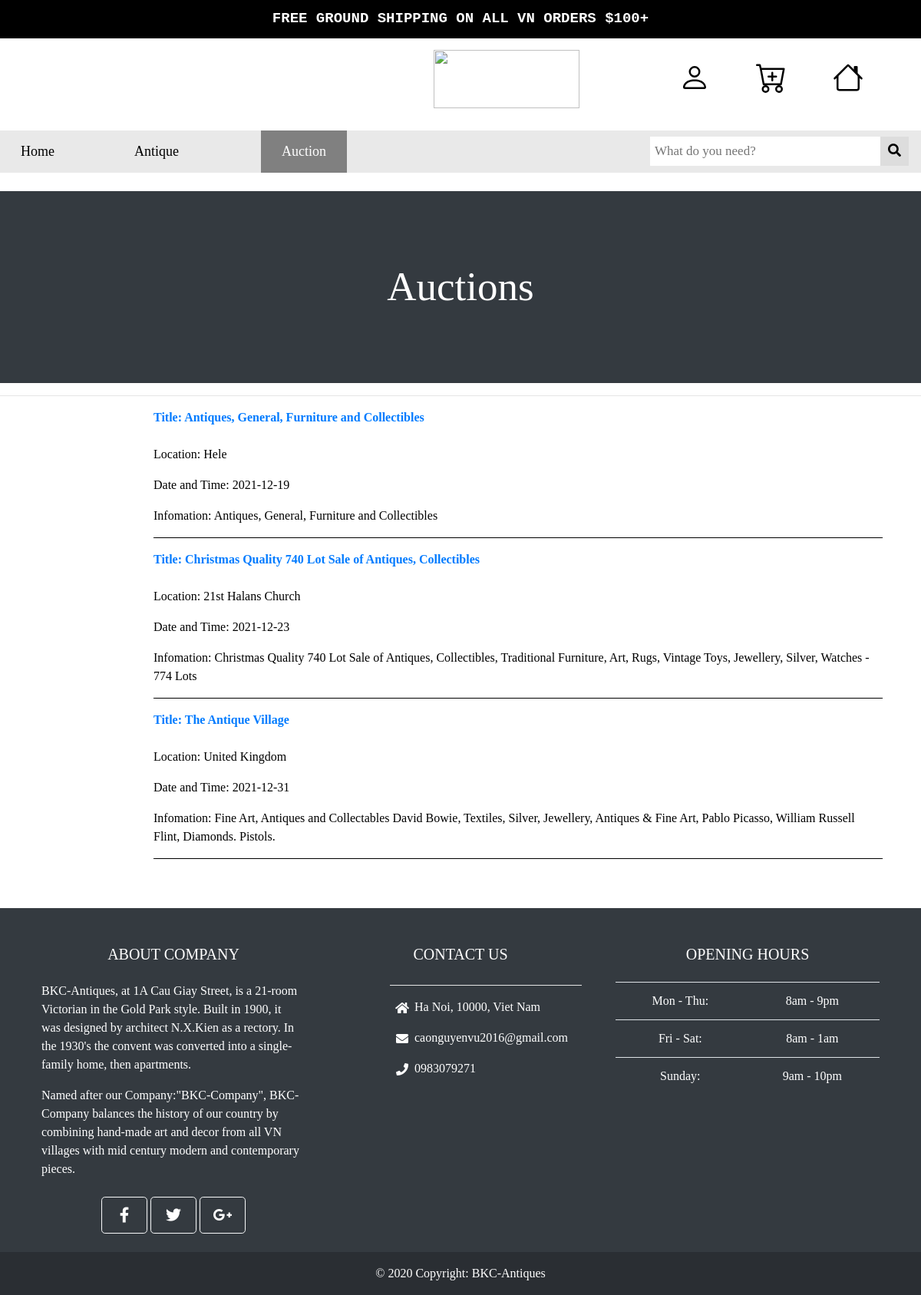
/customer/auction.php, run on the app's committed database.
### tables this page shows
CREATE TABLE `auction` (
  `id` int(11) NOT NULL,
  `title` varchar(200) NOT NULL,
  `location` varchar(200) NOT NULL,
  `time` date NOT NULL,
  `description` varchar(200) NOT NULL,
  `status` tinyint(1) NOT NULL
);

### customer/auction.php (the view, shortened to what this page needs)
<!DOCTYPE html>
<html>
<head>
	<link rel="stylesheet" href="https://cdnjs.cloudflare.com/ajax/libs/font-awesome/4.7.0/css/font-awesome.min.css">
	<link rel="stylesheet" href="https://maxcdn.bootstrapcdn.com/bootstrap/4.5.2/css/bootstrap.min.css">
	<link rel="stylesheet" href="https://stackpath.bootstrapcdn.com/bootstrap/4.3.1/css/bootstrap.min.css">
	<link href="https://cdnjs.cloudflare.com/ajax/libs/font-awesome/5.15.1/css/all.min.css" rel="stylesheet"/>
</head>
<body>
		<div style="background-color: black;color: white; text-align: center; height: 50px; width: auto; padding-top: 10px">
			<b style=" font-family: monospace; font-size: 19px;">FREE GROUND SHIPPING ON ALL VN ORDERS $100+</b>
		</div>
		<div id="header">
			<div id="logo">
				<a href="home.php">
					<img src="https://scontent.xx.fbcdn.net/v/t1.15752-0/s480x480/194580260_488809879032826_2341979794773693032_n.jpg?_nc_cat=109&ccb=1-3&_nc_sid=58c789&_nc_ohc=sXJRhaIlN-EAX9zithk&_nc_ad=z-m&_nc_cid=0&_nc_ht=scontent.xx&tp=7&oh=545c90a9b95aa26fa7b973a5dd7cc2b1&oe=60DEE483" style="height: 9.5vh;width: 190px;
				align-items: center; ">
				</a>
			</div>
			<div style="float:right; width:300px;padding-top:4px ">
				<div class="icon_header">
						<a href="home.php">
						</a>
				</div>
				<div class="icon_header">
						<a href="cart.php">
						</a>
				</div>
			    <?php
					if(!isset($_SESSION['customer']['id'])){
				?>
				<div class="icon_header">
						<a href="login.php">
						</a>
				</div>
				<?php
					}
				?>
			</div>
		</div>
		<div class="topnav">
		  	<a href="home.php">Home</a>
			<a href="antique.php" style="margin-left: 50px;margin-right: 50px;">Antique</a>
		  	<a class="active grey" href="auction.php" style="margin-left: 30px;margin-right: 50px;">Auction</a>
		  <div class="search-container">
		    <form method="GET">
		      <input type="text" name="keyword" style="width: 300px;" placeholder="What do you need?">
		      <button type="submit" name="btnSearch"><i class="fa fa-search"></i></button>
		    </form>
		  </div>
		</div>
		<br>
		<div id="content">
			<div style="height: 250px; background-color: #343A40;color: white; ">
				<h2 style="font-size: 53px; text-align: center; padding-top: 93px;">Auctions</h2>
			</div>
			<hr>
			<?php
				$sql = "SELECT * FROM auction";
				require_once("connect.php");
				$result = mysqli_query($conn,$sql);
				if($result == false){
					die("Lỗi: ".mysqli_error($conn));
				}
				else{
					if(mysqli_num_rows($result) == 0){
						echo "<h2>Danh sách trống</h2>";
					}else{
						$total = mysqli_num_rows($result);
						$count = 0;
						echo "<div style='padding-left:200px; padding-right:50px;'>";
							echo "<table>";
								while($count != $total){
								echo "<tr>";
									while($row =mysqli_fetch_assoc($result)){
										$count ++;
											$id_auction = $row['id'];
											echo "<strong><a href='auction_detail.php?id=$id_auction'>"."Title: ".$row['title']."</a></strong><br>";
											echo "<br>";
											echo "<p>"."Location: ".$row['location']."</p>";
											echo "<p>"."Date and Time: ".$row['time']."</p>";
											echo "<p>"."Infomation: ".$row['description']."</p>";
											echo "<hr style='background-color:black'>";
									}
								echo "</tr>";
						}
						echo "</table>";
					}
						echo "</div>";
				}
			 ?>
		</div>
	<br><br>
		<footer class="text-white text-center text-lg-start bg-dark">
		    <div class="container p-4">
		      <div class="row mt-4">
		        <div class="col-lg-4 col-md-12 mb-4 mb-md-0">
		          <h5 class="text-uppercase mb-4">About company</h5>
		          <p style="text-align: left; color: white;">
		            BKC-Antiques, at 1A Cau Giay Street, is a 21-room Victorian in the Gold Park style. Built in 1900, it was designed by architect N.X.Kien as a rectory. In the 1930's the convent was converted into a single-family home, then apartments.
		          </p>
		          <p style="text-align: left;color: white;">
		            Named after our Company:"BKC-Company", BKC-Company balances the history of our country by combining hand-made art and decor from all VN villages with mid century modern and contemporary pieces.
		          </p>
		          <div class="mt-4">
		            <a  id="iconn" type="button" class="btn btn-floating btn-light btn-lg"><i class="fab fa-facebook-f"></i></a>
		            <a  id="iconn" type="button" class="btn btn-floating btn-light btn-lg"><i class="fab fa-twitter"></i></a>
		            <a  id="iconn" type="button" class="btn btn-floating btn-light btn-lg"><i class="fab fa-google-plus-g"></i></a>
		          </div>
		        </div>
		        <div class="col-lg-4 col-md-6 mb-4 mb-md-0">
		          <h5 class="text-uppercase mb-4 pb-1">Contact us</h5>
		          <hr style="background-color: white; width: 250px;margin-left: 5em ;">
		          <ul class="fa-ul" style="margin-left: 7em;text-align: left;">
		            <li class="mb-3">
		              <span class="fa-li"><i class="fas fa-home"></i></span><span class="ms-2">Ha Noi, 10000, Viet Nam</span>
		            </li>
		            <li class="mb-3">
		              <span class="fa-li"><i class="fas fa-envelope"></i></span><span class="ms-2">caonguyenvu2016@gmail.com</span>
		            </li>
		            <li class="mb-3">
		              <span class="fa-li"><i class="fas fa-phone"></i></span><span class="ms-2">0983079271</span>
		            </li>
		          </ul>
		        </div>
		        <div class="col-lg-4 col-md-6 mb-4 mb-md-0">
		          <h5 class="text-uppercase mb-4">Opening hours</h5>
		          <table id="opening"class="table text-center text-white" >
		            <tbody class="fw-normal" >
		              <tr>
		                <td>Mon - Thu:</td>
		                <td>8am - 9pm</td>
		              </tr>
		              <tr>
		                <td>Fri - Sat:</td>
		                <td>8am - 1am</td>
		              </tr>
		              <tr>
		                <td>Sunday:</td>
		                <td>9am - 10pm</td>
		              </tr>
		            </tbody>
		          </table>
		        </div>
		      </div>
		    </div>
		    <div class="text-center p-3" style="background-color: rgba(0, 0, 0, 0.2);">
		      © 2020 Copyright:
		      <a class="text-white" href="https://mdbootstrap.com/">BKC-Antiques</a>
		    </div>
		</footer>
</body>
</html>

### customer/auction.php (style rules this page uses)
* { padding: 0; margin: 0; box-sizing: border-box; font-family: Old Standard TT; }
#header { height: 15vh; padding: 15px; }
#logo { float: left; padding-left: 550px; }
.icon_header { padding-top: 12px; float: right; width: 100px; height: 7vh; color: black; }
#content { height: auto; width: 100%; }
.topnav { overflow: hidden; background-color: #e9e9e9; }
.topnav a { float: left; display: block; color: black; text-align: center; padding: 14px 27px; text-decoration: none; font-size: 18px; }
.topnav a.active { background-color:grey; color: white; }
.topnav .search-container { float: right; }
.topnav input[type=text] { padding: 6px; margin-top: 8px; font-size: 17px; border: none; }
.topnav .search-container button { float: right; padding: 6px 10px; margin-top: 8px; margin-right: 16px; background: #ddd; font-size: 17px; border: none; cursor: pointer; }
p { text-decoration: none; color:black; margin-right: 4px; margin-right:4px; }
#opening tr td { background-color: #343A40; }
#iconn { background-color: #343A40; width: 60px; }

### data on the page
auction: title "Antiques, General, Furniture and Collectibles", location "Hele", time "2021-12-19", description "Antiques, General, Furniture and Collectibles"
auction: title "Christmas Quality 740 Lot Sale of Antiques, Collectibles", location "21st Halans Church", time "2021-12-23", description "Christmas Quality 740 Lot Sale of Antiques, Collectibles, Traditional Furniture, Art, Rugs, Vintage Toys, Jewellery, Silver, Watches - 774 Lots"
auction: title "The Antique Village", location "United Kingdom", time "2021-12-31", description "Fine Art, Antiques and Collectables David Bowie, Textiles, Silver, Jewellery, Antiques & Fine Art, Pablo Picasso, William Russell Flint, Diamonds. Pistols."
